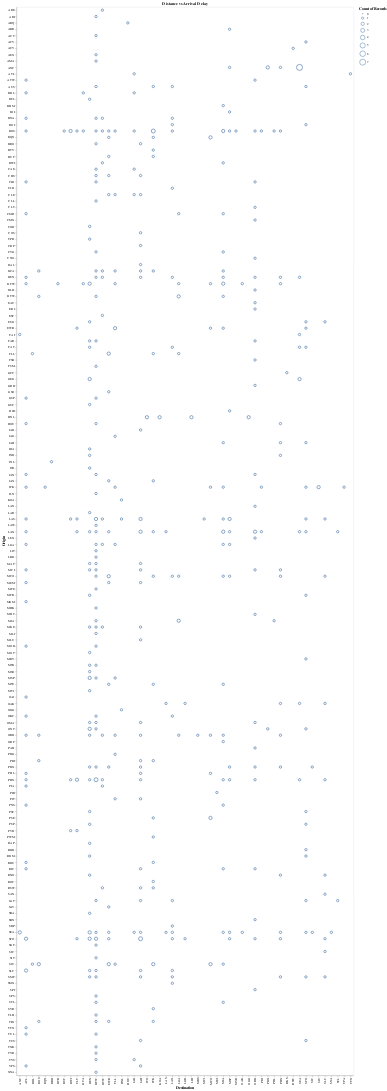

The notebook cell saved with this chart:
### Markdown cell above
### Let's plot ORIGIN_AIRPORT vs DESTINATION_AIRPORT

Objective: let's explore if some pairs of origin / destination are particularly late

### Code cell
basic_scatter = alt.Chart(flights.head(500), title='Distance vs Arrival Delay').mark_point().encode(
    alt.X('DESTINATION_AIRPORT', title="Destination"),
    alt.Y('ORIGIN_AIRPORT', title="Origin"),
    size='count()',
)
basic_scatter

### Figure 1 — Vega-Lite specification as saved in the notebook (floating-point values rounded to 4 significant figures; data arrays with more than 128 entries replaced by an {"elided": "..."} marker saying what was removed)
{"config": {"view": {"continuousWidth": 400, "continuousHeight": 300}}, "data": {"name": "data-bba84e4bad3ae6ce68f2afb9bcb489fd"}, "mark": "point", "encoding": {"size": {"type": "quantitative", "aggregate": "count"}, "x": {"type": "nominal", "field": "DESTINATION_AIRPORT", "title": "Destination"}, "y": {"type": "nominal", "field": "ORIGIN_AIRPORT", "title": "Origin"}}, "title": "Distance vs Arrival Delay", "$schema": "https://vega.github.io/schema/vega-lite/v4.8.1.json", "datasets": {"data-bba84e4bad3ae6ce68f2afb9bcb489fd": {"elided": "500 records"}}}
